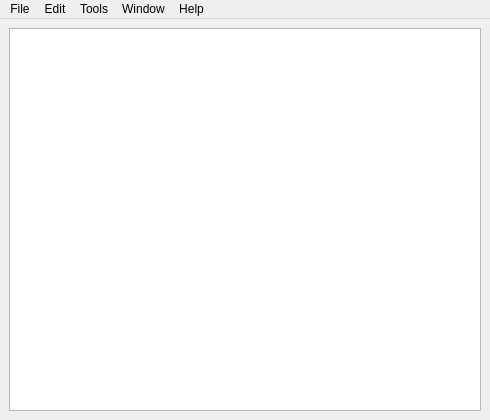
<?xml version="1.0" encoding="UTF-8"?>
<ui version="4.0">
 <class>MainWindow</class>
 <widget class="QMainWindow" name="MainWindow">
  <property name="geometry">
   <rect>
    <x>0</x>
    <y>0</y>
    <width>490</width>
    <height>420</height>
   </rect>
  </property>
  <property name="windowTitle">
   <string>MainWindow</string>
  </property>
  <widget class="QWidget" name="centralwidget">
   <layout class="QHBoxLayout" name="horizontalLayout">
    <item>
     <widget class="ClassifierView" name="classifierView"/>
    </item>
   </layout>
  </widget>
  <widget class="QMenuBar" name="menubar">
   <property name="geometry">
    <rect>
     <x>0</x>
     <y>0</y>
     <width>490</width>
     <height>22</height>
    </rect>
   </property>
   <widget class="QMenu" name="menuFile">
    <property name="title">
     <string>File</string>
    </property>
    <addaction name="actionNew"/>
    <addaction name="actionOpen"/>
    <addaction name="actionSave"/>
    <addaction name="actionSave_as"/>
   </widget>
   <widget class="QMenu" name="menuEdit">
    <property name="title">
     <string>Edit</string>
    </property>
    <widget class="QMenu" name="menuTarget">
     <property name="title">
      <string>Target</string>
     </property>
     <addaction name="actionSD"/>
     <addaction name="actionSG"/>
     <addaction name="actionSD_SG"/>
    </widget>
    <addaction name="actionText_size"/>
    <addaction name="actionRects_colors"/>
    <addaction name="separator"/>
    <addaction name="menuTarget"/>
   </widget>
   <widget class="QMenu" name="menuTools">
    <property name="title">
     <string>Tools</string>
    </property>
    <addaction name="actionSplit_in_sentences"/>
   </widget>
   <widget class="QMenu" name="menuWindow">
    <property name="title">
     <string>Window</string>
    </property>
    <addaction name="actionRun_Plotter"/>
   </widget>
   <widget class="QMenu" name="menuHelp">
    <property name="title">
     <string>Help</string>
    </property>
   </widget>
   <addaction name="menuFile"/>
   <addaction name="menuEdit"/>
   <addaction name="menuTools"/>
   <addaction name="menuWindow"/>
   <addaction name="menuHelp"/>
  </widget>
  <action name="actionSubmenu2">
   <property name="text">
    <string>Submenu2</string>
   </property>
  </action>
  <action name="actionNew">
   <property name="text">
    <string>New...</string>
   </property>
  </action>
  <action name="actionOpen">
   <property name="text">
    <string>Open...</string>
   </property>
  </action>
  <action name="actionSeve">
   <property name="text">
    <string>Seve</string>
   </property>
  </action>
  <action name="actionSave">
   <property name="text">
    <string>Save</string>
   </property>
  </action>
  <action name="actionSave_as">
   <property name="text">
    <string>Save as...</string>
   </property>
  </action>
  <action name="actionText_size">
   <property name="text">
    <string>Text size</string>
   </property>
  </action>
  <action name="actionRects_colors">
   <property name="text">
    <string>Rects colors</string>
   </property>
  </action>
  <action name="actionRun_Plotter">
   <property name="text">
    <string>Run Plotter</string>
   </property>
  </action>
  <action name="actionSplit_in_sentences">
   <property name="text">
    <string>Split in sentences</string>
   </property>
  </action>
  <actiongroup name="actiongroupTarget">
   <action name="actionSG">
    <property name="checkable">
     <bool>true</bool>
    </property>
    <property name="text">
     <string>SG</string>
    </property>
   </action>
   <action name="actionSD">
    <property name="checkable">
     <bool>true</bool>
    </property>
    <property name="text">
     <string>SD</string>
    </property>
   </action>
   <action name="actionSD_SG">
    <property name="checkable">
     <bool>true</bool>
    </property>
    <property name="checked">
     <bool>true</bool>
    </property>
    <property name="text">
     <string>SD/SG</string>
    </property>
   </action>
  </actiongroup>
 </widget>
 <customwidgets>
  <customwidget>
   <class>ClassifierView</class>
   <extends>QGraphicsView</extends>
   <header>.classifier_view</header>
  </customwidget>
 </customwidgets>
 <resources/>
 <connections/>
</ui>
